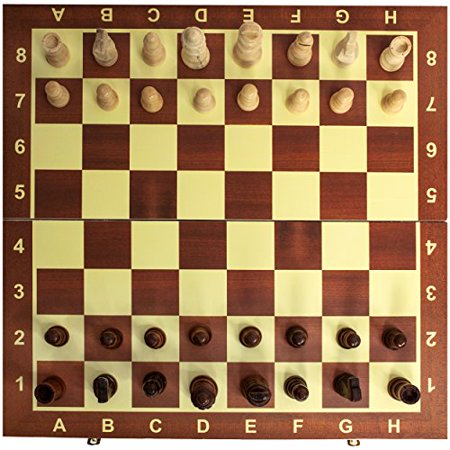
#> input picture board2.jpeg, 450 x 450 px
$ python main.py
#> lines starting #> are read from the running program, lines starting #| are printed output that depends on the picture; after the words box and inside, x2 and y2 are one past the last pixel; in counts of white or black regions, pixels touching at a corner belong together
import cv2
import numpy
import scipy.spatial as spatial
import scipy.cluster as cluster
from collections import defaultdict
from statistics import mean


def write_crop_images(img, points, img_count=0, folder_path='./Data/raw_data/'):
    num_list = []
    shape = list(numpy.shape(points))
    start_point = shape[0] - 14

    if int(shape[0] / 11) >= 8:
        range_num = 8
    else:
        range_num = int((shape[0] / 11) - 2)

    for row in range(range_num):
        start = start_point - (row * 11)
        end = (start_point - 8) - (row * 11)
        num_list.append(range(start, end, -1))

    for row in num_list:
        for s in row:
            base_len = numpy.linalg.norm(numpy.array(points[s]) - numpy.array(points[s + 1]))
            bot_left, bot_right = points[s], points[s + 1]
            start_x, start_y = int(bot_left[0]), int(bot_left[1] - (base_len * 2))
            end_x, end_y = int(bot_right[0]), int(bot_right[1])
            if start_y < 0:
                start_y = 0
            cropped = img[start_y: end_y, start_x: end_x]
            img_count += 1
            cv2.imwrite('./dist/' + str(img_count) + '.jpeg', cropped)
            # print(folder_path + 'data' + str(img_count) + '.jpeg')
    return img_count


def canny_edge(image, sigma=0.33):
    v = numpy.median(image)
    lower = int(max(0, (1.0 - sigma) * v))
    upper = int(min(255, (1.0 + sigma) * v))
    edges = cv2.Canny(image, lower, upper)
    return edges


def hough_line(edges, min_line_length=100, max_line_gap=10):
    lines = cv2.HoughLines(edges, 1, numpy.pi / 180, 125, min_line_length, max_line_gap)
    lines = numpy.reshape(lines, (-1, 2))
    return lines


def h_v_lines(lines):
    h_lines, v_lines = [], []
    for rho, theta in lines:
        if theta < numpy.pi / 4 or theta > numpy.pi - numpy.pi / 4:
            v_lines.append([rho, theta])
        else:
            h_lines.append([rho, theta])
    return h_lines, v_lines


def line_intersections(h_lines, v_lines):
    points = []
    for r_h, t_h in h_lines:
        for r_v, t_v in v_lines:
            a = numpy.array([[numpy.cos(t_h), numpy.sin(t_h)], [numpy.cos(t_v), numpy.sin(t_v)]])
            b = numpy.array([r_h, r_v])
            inter_point = numpy.linalg.solve(a, b)
            points.append(inter_point)
    return numpy.array(points)

def cluster_points(points):
    dists = spatial.distance.pdist(points)
    single_linkage = cluster.hierarchy.single(dists)
    flat_clusters = cluster.hierarchy.fcluster(single_linkage, 15, 'distance')
    cluster_dict = defaultdict(list)
    for i in range(len(flat_clusters)):
        cluster_dict[flat_clusters[i]].append(points[i])
    cluster_values = cluster_dict.values()
    clusters = map(lambda arr: (numpy.mean(numpy.array(arr)[:, 0]), numpy.mean(numpy.array(arr)[:, 1])), cluster_values)
    return sorted(list(clusters), key=lambda k: [k[1], k[0]])


def augment_points(points):
    points_shape = list(numpy.shape(points))
    augmented_points = []
    for row in range(int(points_shape[0] / 11)):
        start = row * 11
        end = (row * 11) + 10
        rw_points = points[start:end + 1]
        rw_y = []
        rw_x = []
        for point in rw_points:
            x, y = point
            rw_y.append(y)
            rw_x.append(x)
        y_mean = mean(rw_y)
        for i in range(len(rw_x)):
            point = (rw_x[i], y_mean)
            augmented_points.append(point)
    augmented_points = sorted(augmented_points, key=lambda k: [k[1], k[0]])
    return augmented_points


img = cv2.imread("board2.jpeg")
#> img is the input picture: shape (450, 450, 3); mean B, G, R 87.3, 125.4, 161.1
img_copy = img.copy()
gray = cv2.cvtColor(img, cv2.COLOR_BGR2GRAY)
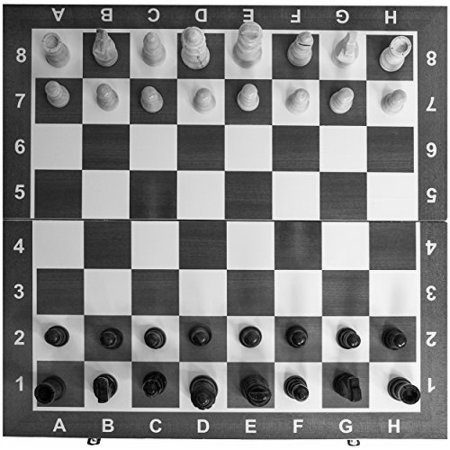
#> gray: shape (450, 450); min 0, max 255, mean 131.7
gray_blur = cv2.blur(gray, (5, 5))
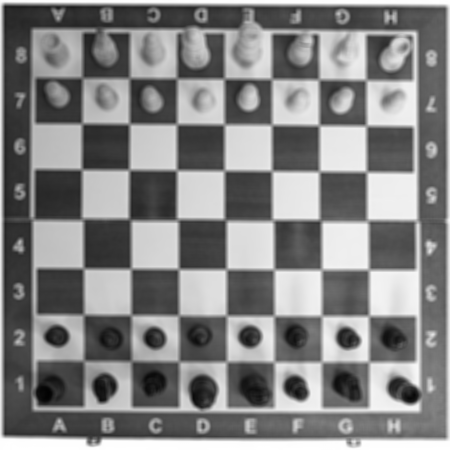
#> gray_blur: shape (450, 450); min 2, max 255, mean 131.7

edges_image = canny_edge(gray)
#> in canny_edge, `v = numpy.median(image)`: v = 103
#> in canny_edge, `lower = int(max(0, (1.0 - sigma) * v))`: lower = 69
#> in canny_edge, `upper = int(min(255, (1.0 + sigma) * v))`: upper = 136
#> in canny_edge, `edges = cv2.Canny(image, lower, upper)`:
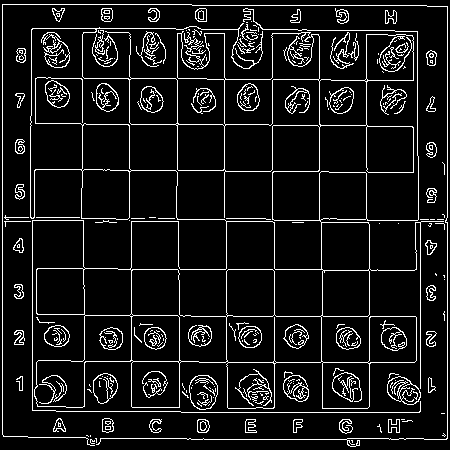
#> edges: shape (450, 450); 9.2% white in thin lines or dots
board_lines = hough_line(edges_image)
#> in hough_line, `lines = cv2.HoughLines(edges, 1, numpy.pi / 180, 125, min_line_length,..`: lines = 42 rows, first 8: [2, 0], [447, 0], [412, 1.57], [5, 1.57], [316, 1.57], [362, 1.57], [269, 1.57], [32, 0]
#> in hough_line, `lines = numpy.reshape(lines, (-1, 2))`: lines = 42 pairs, first value -415 to 447, second value 0 to 3.12
#> board_lines has the same summary as lines in hough_line
h_lines, v_lines = h_v_lines(board_lines)
#> the loop in h_v_lines, `for rho, theta in lines:` made 42 passes
#> (rho, theta) on passes 1 to 12: (2, 0), (447, 0), (412, 1.57), (5, 1.57), (316, 1.57), (362, 1.57), (269, 1.57), (32, 0), (439, 1.57), (216, 1.59), (274, 0), (131, 0)
#> after the loop in h_v_lines, `for rho, theta in lines:`: h_lines = [[412, 1.57], [5, 1.57], [316, 1.57], [362, 1.57], [269, 1.57], [439, 1.57], [216, 1.59], [124, 1.57], [78, 1.57], [28, 1.57], [220, 1.57], [24, 1.59], [436, 1.59], [218, 1.57], [166, 1.59], [170, 1.57]]; v_lines = 26 pairs, first value -415 to 447, second value 0 to 3.12
intersection_points = line_intersections(h_lines, v_lines)
#> the loop in line_intersections, `for r_h, t_h in h_lines:` made 16 passes
#> after the loop in line_intersections, `for r_h, t_h in h_lines:`: points = 416 pairs, first value 2 to 447, second value 5 to 443.9
#> intersection_points has the same summary as points in line_intersections
points = cluster_points(intersection_points)
#> in cluster_points, `single_linkage = cluster.hierarchy.single(dists)`: single_linkage = 415 rows, first 6: [370, 384, 0.000107, 2], [396, 410, 0.00104, 2], [402, 414, 0.00613, 2], [404, 415, 0.0206, 2], [376, 388, 0.0216, 2], [171, 275, 0.0223, 2]
#> in cluster_points, `flat_clusters = cluster.hierarchy.fcluster(single_linkage, 15, 'distan..`: flat_clusters = 416 values, max 121 at index 53, min 1 at index 130, mean 59.61
#> points = 121 pairs, first value 2 to 447, second value 5 to 441.4
points = augment_points(points)
#> after the loop in augment_points, `for row in range(int(points_shape[0] / 11)):`: augmented_points = 121 pairs, first value 2 to 447, second value 5 to 439.5
#> points has the same summary as augmented_points in augment_points


for p in points:
    cv2.circle(img, (int(p[0]), int(p[1])), radius=3, color=(255, 0, 0), thickness=-1)
#> this loop made 121 passes
#> p on passes 1 to 12: (2, 5), (32, 5), (81.7, 5), (130, 5), (176.7, 5), (223.7, 5), (273, 5), (318.1, 5), (366.4, 5), (417.4, 5), (447, 5), (2, 27.96)
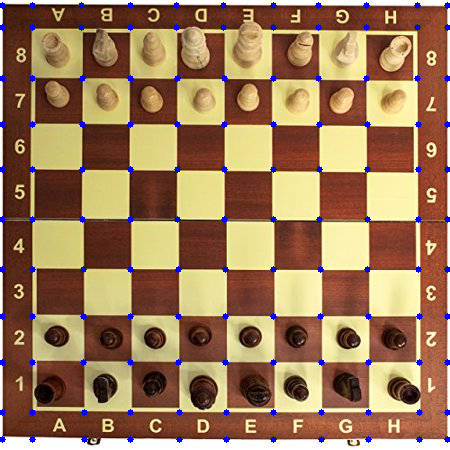
#> img: shape (450, 450, 3); 1.72% of pixels changed, all inside (x1, y1, x2, y2) = (0, 2, 450, 443)

if board_lines is not None:
    for i in range(0, len(board_lines)):
        rho = board_lines[i][0]
        theta = board_lines[i][1]
        a = numpy.cos(theta)
        b = numpy.sin(theta)
        x0 = a * rho
        y0 = b * rho
        pt1 = (int(x0 + 1000*(-b)), int(y0 + 1000*(a)))
        pt2 = (int(x0 - 1000*(-b)), int(y0 - 1000*(a)))
        cv2.line(img_copy, pt1, pt2, (255, 0, 0), 1, cv2.LINE_AA)
#> this loop made 42 passes
#> (rho, theta, a, b, x0, y0, pt1, pt2) on passes 1 to 10: (2, 0, 1, 0, 2, 0, (2, 1000), (2, -1000)), (447, 0, 1, 0, 447, 0, (447, 1000), (447, -1000)), (412, 1.57, -4.37e-08, 1, -1.8e-05, 412, (-1000, 411), (999, 412)), (5, 1.57, -4.37e-08, 1, -2.19e-07, 5, (-1000, 4), (999, 5)), (316, 1.57, -4.37e-08, 1, -1.38e-05, 316, (-1000, 315), (999, 316)), (362, 1.57, -4.37e-08, 1, -1.58e-05, 362, (-1000, 361), (999, 362)), (269, 1.57, -4.37e-08, 1, -1.18e-05, 269, (-1000, 268), (999, 269)), (32, 0, 1, 0, 32, 0, (32, 1000), (32, -1000)), (439, 1.57, -4.37e-08, 1, -1.92e-05, 439, (-1000, 438), (999, 439)), (216, 1.59, -0.0175, 1, -3.77, 216, (-1003, 198), (996, 233))
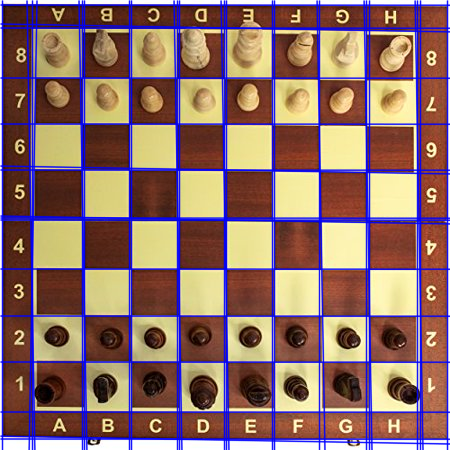
#> img_copy: shape (450, 450, 3); mean B, G, R 105.2, 110, 141.9


x_list = write_crop_images(img, points, 0)
#> the loop in write_crop_images, `for row in num_list:` made 8 passes
#> pass 1, in write_crop_images, `cv2.imwrite('./dist/' + str(img_count) + '.jpeg', cropped)`:
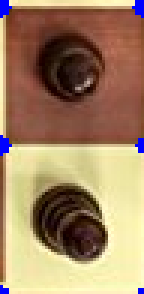
#> saved as 3.jpeg: shape (98, 48, 3) (shown 3 times larger); mean B, G, R 101.2, 132.9, 162.8
#> pass 1, in write_crop_images, `cv2.imwrite('./dist/' + str(img_count) + '.jpeg', cropped)`:
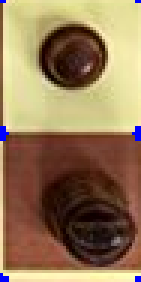
#> saved as 4.jpeg: shape (94, 47, 3) (shown 3 times larger); mean B, G, R 86.9, 120.4, 147.8
#> after the loop in write_crop_images, `for row in num_list:`: img_count = 64
#> x_list = 64

cv2.imwrite("gray-board.jpg", gray_blur)
cv2.imwrite("edges.jpg", edges_image)
cv2.imwrite("result.jpg", img)
cv2.imwrite("result-lines.jpg", img_copy)

$ run again, with board.jpg copied over board2.jpeg
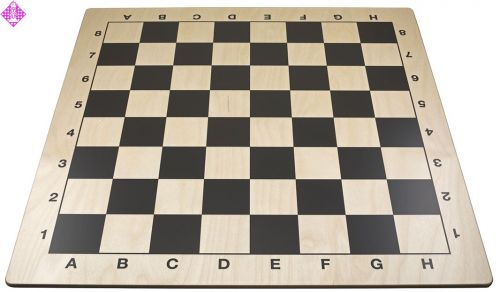
#> input picture board.jpg, 500 x 292 px
#> img is the input picture: shape (292, 500, 3); mean B, G, R 162.3, 174.5, 182.4
#> v = 210
#> lower = 140
#> upper = 255
#> in canny_edge, `edges = cv2.Canny(image, lower, upper)`:
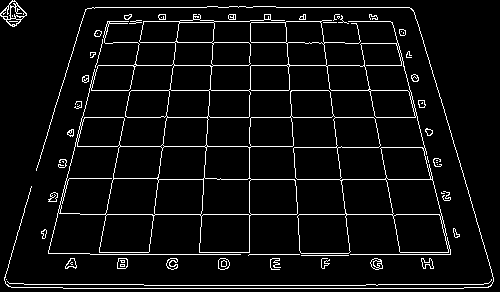
#> edges: shape (292, 500); 5.9% white in thin lines or dots
#> lines = 24 rows, first 8: [288, 1.57], [214, 1.57], [117, 1.57], [90, 1.57], [254, 1.57], [65, 1.57], [7, 1.57], [179, 1.57]
#> board_lines has the same summary as lines in hough_line
#> the loop in h_v_lines, `for rho, theta in lines:` made 24 passes
#> after the loop in h_v_lines, `for rho, theta in lines:`: h_lines = [[288, 1.57], [214, 1.57], [117, 1.57], [90, 1.57], [254, 1.57], [65, 1.57], [7, 1.57], [179, 1.57], [284, 1.57], [42, 1.57], [146, 1.57], [21, 1.57], [282, 1.59], [291, 1.55], [252, 1.57]]; v_lines = [[-376, 2.9], [84, 0.297], [-316, 3.02], [249, 0], [-392, 2.84], [-345, 2.95], [215, 0.0698], [144, 0.192], [-397, 2.86]]
#> the loop in line_intersections, `for r_h, t_h in h_lines:` made 15 passes
#> after the loop in line_intersections, `for r_h, t_h in h_lines:`: points = 135 pairs, first value -1.15 to 498.8, second value 7 to 291.1
#> intersection_points has the same summary as points in line_intersections
#> dists = 9045 values, max 503.9 at index 6472, min 0.0548 at index 7436, mean 227.6
#> single_linkage = 134 rows, first 6: [77, 122, 0.0548, 2], [2, 110, 0.219, 2], [111, 120, 0.309, 2], [67, 71, 0.311, 2], [94, 98, 0.316, 2], [79, 115, 0.366, 2]
#> flat_clusters = 135 values, max 80 at index 10, min 1 at index 40, mean 35.53
#> the loop in cluster_points, `for i in range(len(flat_clusters)):` made 135 passes
#> `points = cluster_points(intersection_points)`: points = 80 pairs, first value 0.312 to 496.3, second value 14 to 286.3
#> after the loop in augment_points, `for row in range(int(points_shape[0] / 11)):`: augmented_points = 77 pairs, first value 10.49 to 486.4, second value 21.64 to 268.1
#> `points = augment_points(points)`: points has the same summary as augmented_points in augment_points
#> the loop `for p in points:` made 77 passes
#> p on passes 1 to 8: (75, 21.64), (83.56, 21.64), (138.5, 21.64), (144, 21.64), (212.6, 21.64), (214.5, 21.64), (249, 21.64), (320.1, 21.64)
#> the loop `for i in range(0, len(board_lines)):` made 24 passes
#> (rho, theta, a, b, x0, y0, pt1, pt2) on passes 1 to 6: (288, 1.57, -4.37e-08, 1, -1.26e-05, 288, (-1000, 287), (999, 288)), (214, 1.57, -4.37e-08, 1, -9.35e-06, 214, (-1000, 213), (999, 214)), (117, 1.57, -4.37e-08, 1, -5.11e-06, 117, (-1000, 116), (999, 117)), (90, 1.57, -4.37e-08, 1, -3.93e-06, 90, (-1000, 89), (999, 90)), (254, 1.57, -4.37e-08, 1, -1.11e-05, 254, (-1000, 253), (999, 254)), (65, 1.57, -4.37e-08, 1, -2.84e-06, 65, (-1000, 64), (999, 65))
#> the loop in write_crop_images, `for row in num_list:` made 5 passes
#> pass 1, in write_crop_images, `cv2.imwrite('./dist/' + str(img_count) + '.jpeg', cropped)`:
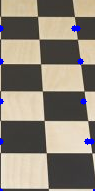
#> saved as 4.jpeg: shape (191, 95, 3); mean B, G, R 120.1, 132.5, 141.4
#> after the loop in write_crop_images, `for row in num_list:`: img_count = 40
